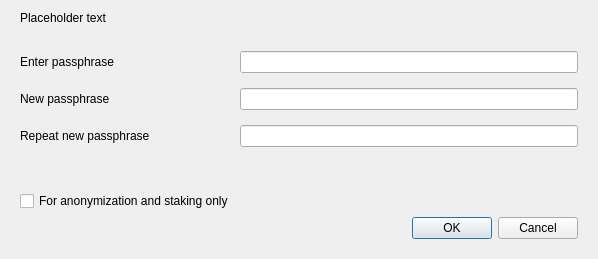
<?xml version="1.0" encoding="UTF-8"?>
<ui version="4.0">
 <class>AskPassphraseDialog</class>
 <widget class="QDialog" name="AskPassphraseDialog">
  <property name="geometry">
   <rect>
    <x>0</x>
    <y>0</y>
    <width>598</width>
    <height>256</height>
   </rect>
  </property>
  <property name="sizePolicy">
   <sizepolicy hsizetype="Preferred" vsizetype="Minimum">
    <horstretch>0</horstretch>
    <verstretch>0</verstretch>
   </sizepolicy>
  </property>
  <property name="minimumSize">
   <size>
    <width>550</width>
    <height>0</height>
   </size>
  </property>
  <property name="windowTitle">
   <string>Passphrase Dialog</string>
  </property>
  <layout class="QVBoxLayout" name="verticalLayout">
   <property name="sizeConstraint">
    <enum>QLayout::SetMinimumSize</enum>
   </property>
   <property name="leftMargin">
    <number>20</number>
   </property>
   <property name="rightMargin">
    <number>20</number>
   </property>
   <property name="bottomMargin">
    <number>20</number>
   </property>
   <item>
    <widget class="QLabel" name="warningLabel">
     <property name="text">
      <string notr="true">Placeholder text</string>
     </property>
     <property name="textFormat">
      <enum>Qt::RichText</enum>
     </property>
     <property name="wordWrap">
      <bool>true</bool>
     </property>
    </widget>
   </item>
   <item>
    <layout class="QFormLayout" name="formLayout">
     <property name="sizeConstraint">
      <enum>QLayout::SetMinimumSize</enum>
     </property>
     <property name="fieldGrowthPolicy">
      <enum>QFormLayout::AllNonFixedFieldsGrow</enum>
     </property>
     <property name="verticalSpacing">
      <number>15</number>
     </property>
     <property name="topMargin">
      <number>20</number>
     </property>
     <item row="0" column="0">
      <widget class="QLabel" name="passLabel1">
       <property name="text">
        <string>Enter passphrase</string>
       </property>
      </widget>
     </item>
     <item row="0" column="1">
      <widget class="QLineEdit" name="passEdit1">
       <property name="echoMode">
        <enum>QLineEdit::Password</enum>
       </property>
      </widget>
     </item>
     <item row="1" column="0">
      <widget class="QLabel" name="passLabel2">
       <property name="text">
        <string>New passphrase</string>
       </property>
      </widget>
     </item>
     <item row="1" column="1">
      <widget class="QLineEdit" name="passEdit2">
       <property name="echoMode">
        <enum>QLineEdit::Password</enum>
       </property>
      </widget>
     </item>
     <item row="2" column="0">
      <widget class="QLabel" name="passLabel3">
       <property name="text">
        <string>Repeat new passphrase</string>
       </property>
      </widget>
     </item>
     <item row="2" column="1">
      <widget class="QLineEdit" name="passEdit3">
       <property name="echoMode">
        <enum>QLineEdit::Password</enum>
       </property>
      </widget>
     </item>
     <item row="3" column="1">
      <widget class="QLabel" name="capsLabel">
       <property name="font">
        <font>
         <weight>75</weight>
         <bold>true</bold>
        </font>
       </property>
       <property name="text">
        <string/>
       </property>
       <property name="alignment">
        <set>Qt::AlignCenter</set>
       </property>
      </widget>
     </item>
     <item row="4" column="0">
      <widget class="QCheckBox" name="anonymizationCheckBox">
       <property name="enabled">
        <bool>true</bool>
       </property>
       <property name="visible">
        <bool>false</bool>
       </property>
       <property name="toolTip">
        <string>Serves to disable the trivial sendmoney when OS account compromised. Provides no real security.</string>
       </property>
       <property name="text">
        <string>For anonymization and staking only</string>
       </property>
      </widget>
     </item>
    </layout>
   </item>
   <item>
    <widget class="QDialogButtonBox" name="buttonBox">
     <property name="orientation">
      <enum>Qt::Horizontal</enum>
     </property>
     <property name="standardButtons">
      <set>QDialogButtonBox::Cancel|QDialogButtonBox::Ok</set>
     </property>
    </widget>
   </item>
  </layout>
 </widget>
 <resources/>
 <connections>
  <connection>
   <sender>buttonBox</sender>
   <signal>accepted()</signal>
   <receiver>AskPassphraseDialog</receiver>
   <slot>accept()</slot>
   <hints>
    <hint type="sourcelabel">
     <x>20</x>
     <y>20</y>
    </hint>
    <hint type="destinationlabel">
     <x>20</x>
     <y>20</y>
    </hint>
   </hints>
  </connection>
  <connection>
   <sender>buttonBox</sender>
   <signal>rejected()</signal>
   <receiver>AskPassphraseDialog</receiver>
   <slot>reject()</slot>
   <hints>
    <hint type="sourcelabel">
     <x>20</x>
     <y>20</y>
    </hint>
    <hint type="destinationlabel">
     <x>20</x>
     <y>20</y>
    </hint>
   </hints>
  </connection>
 </connections>
</ui>
